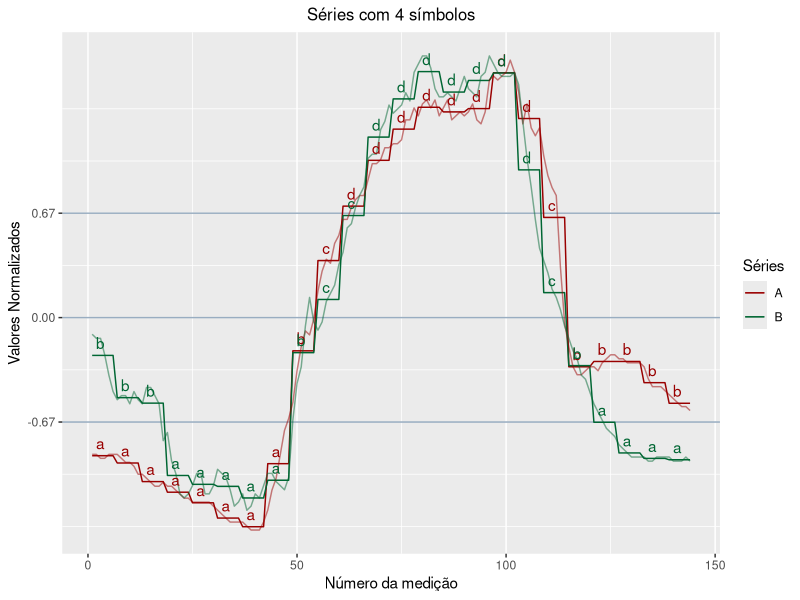
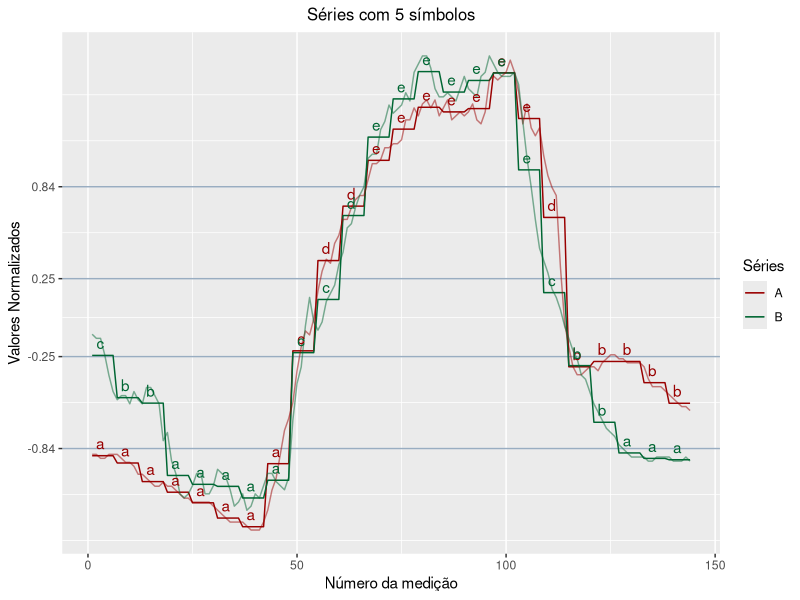
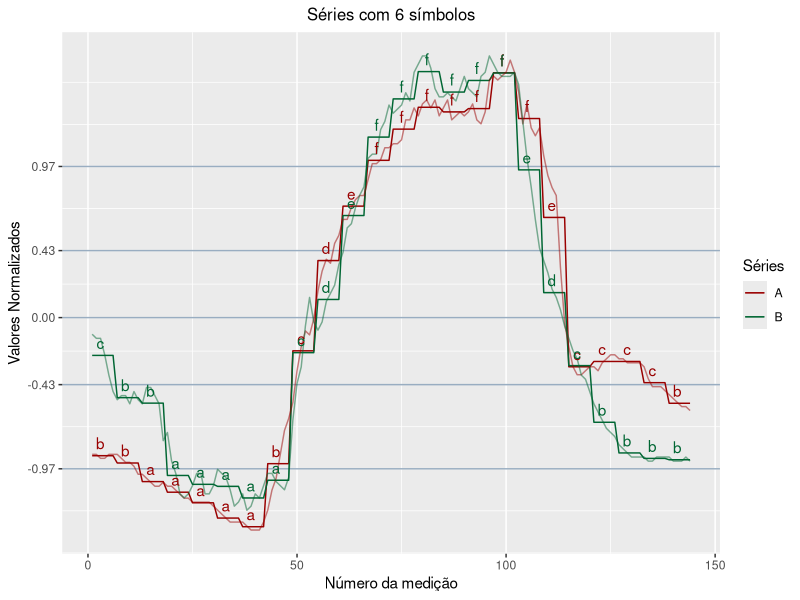
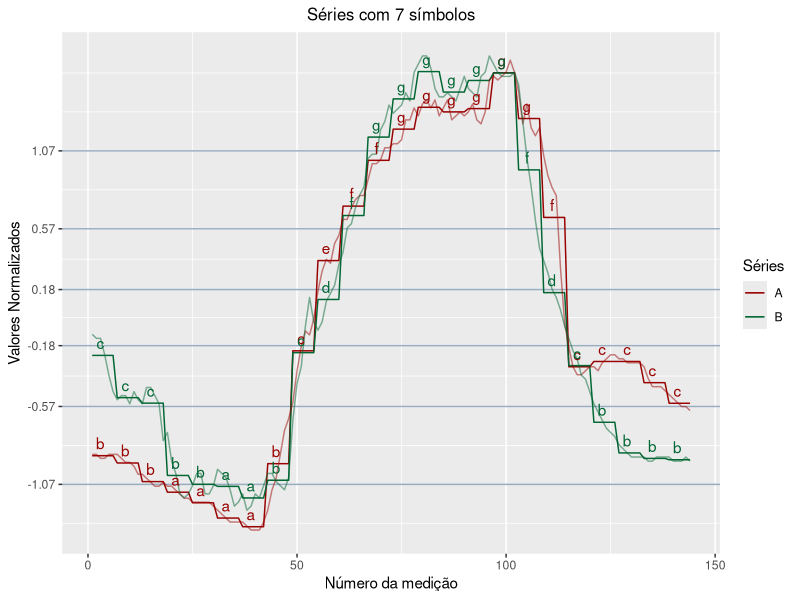

These charts were generated, in order, by the following R code:
#######################################
## INF-0611 - Trabalho 2 - Questao 1 ##
## Alunos: Felipe Wolff Ramos        ##
##         Lucas Aoki Heredia        ##
#######################################

library(ggplot2)

## Séries temporais fornecidas
A <- c(21.7, 21.7, 21.6, 21.6, 21.7, 21.7, 21.7, 21.6, 21.5, 21.5, 21.4, 21.2,
       21.2, 21.1, 21.0, 20.9, 20.9, 21.0, 20.9, 20.9, 20.8, 20.7, 20.6, 20.6,
       20.5, 20.5, 20.5, 20.5, 20.5, 20.4, 20.3, 20.2, 20.1, 20.0, 20.0, 20.0,
       20.0, 19.9, 19.8, 19.8, 19.8, 20.0, 20.3, 20.8, 21.1, 21.7, 22.3, 22.6,
       23.0, 23.8, 24.4, 24.8, 24.7, 25.1, 25.8, 26.3, 26.6, 26.5, 27.0, 27.2,
       27.6, 27.6, 27.9, 28.1, 28.2, 28.2, 28.6, 29.0, 29.0, 29.1, 29.4, 29.4,
       29.5, 29.5, 29.6, 30.1, 30.1, 30.4, 30.2, 30.5, 30.6, 30.4, 30.6, 30.2,
       30.4, 30.6, 30.1, 30.2, 30.3, 30.2, 30.3, 30.5, 30.1, 30.0, 30.3, 31.1,
       31.2, 31.1, 31.2, 31.3, 31.6, 31.3, 30.8, 30.0, 30.5, 29.9, 29.7, 29.9,
       29.2, 28.7, 28.4, 28.2, 26.4, 25.0, 24.4, 23.9, 23.7, 23.7, 23.8, 23.9,
       23.9, 23.8, 24.0, 24.1, 24.2, 24.2, 24.1, 24.1, 24.0, 24.0, 24.0, 24.0,
       23.9, 23.6, 23.4, 23.4, 23.4, 23.3, 23.2, 23.1, 23.0, 22.9, 22.9, 22.8)
B <- c(21.4, 21.3, 21.3, 20.9, 20.4, 20.0, 19.8, 19.9, 19.9, 19.7, 20.0, 19.8, 
       19.7, 20.1, 20.1, 19.9, 19.7, 18.8, 19.0, 18.3, 18.0, 17.5, 17.4, 17.5, 
       17.7, 18.0, 18.0, 17.5, 17.5, 17.7, 18.1, 18.0, 17.9, 17.6, 17.2, 17.3, 
       17.5, 17.1, 17.2, 17.5, 17.4, 17.7, 18.0, 18.0, 17.8, 17.7, 17.6, 17.9, 
       19.3, 20.2, 20.6, 21.6, 22.3, 21.7, 21.5, 21.7, 22.2, 22.4, 22.6, 23.1, 
       23.4, 24.0, 24.1, 24.5, 24.8, 25.0, 25.7, 25.8, 25.8, 26.4, 26.6, 27.0, 
       26.8, 26.9, 27.0, 27.3, 27.1, 27.8, 28.0, 28.2, 28.2, 27.9, 27.4, 27.2, 
       27.2, 27.3, 27.2, 27.1, 27.4, 27.7, 27.4, 27.3, 27.2, 27.7, 27.8, 28.2, 
       28.0, 27.8, 27.7, 27.7, 27.7, 27.8, 27.5, 26.6, 25.7, 25.0, 24.2, 23.5, 
       23.2, 22.9, 22.5, 22.3, 22.0, 21.6, 21.3, 21.0, 20.8, 20.4, 20.3, 20.0, 
       19.7, 19.5, 19.3, 19.1, 19.0, 18.9, 18.7, 18.6, 18.5, 18.4, 18.4, 18.4, 
       18.4, 18.3, 18.3, 18.4, 18.4, 18.4, 18.4, 18.3, 18.3, 18.3, 18.4, 18.3)

## Tabela pre-definida para discretização das séries normalizadas
gaussianEqProbPartitions <- function(numPart) {
  partitions <- list(c(), 
                     c(), 
                     c(-0.43, 0.43), 
                     c(-0.67, 0, 0.67), 
                     c(-0.84, -0.25, 0.25, 0.84),
                     c(-0.97, -0.43, 0, 0.43, 0.97),
                     c(-1.07, -0.57, -0.18, 0.18, 0.57, 1.07))
  return(partitions[[numPart]])
}

## Função para normalização das séries
normalize <- function(data) {
  meanData <- mean(data)
  sdData <- sd(data)
  return((data - meanData) / sdData)
}

## Função de algoritmo do Piecewise Aggregate Approximation
paa <- function(data, dimens) {
  combinationSize <- length(data) / dimens
  result <- c()
  for (i in c(0:(dimens-1))) {
    tmp <- data[(1+i*combinationSize):((1+i)*combinationSize)]
    result <- c(result,(sum(tmp)/combinationSize))
  }
  return(result)
}

sumIfInRange <- function(value, cmp, min = NULL, max = NULL, by=1) {
  if (is.null(min) && is.null(max)) return(value)
  if (!is.null(min) && !is.null(max)) {
    if (cmp >= min && cmp < max) return(value + by)
  } else if (is.null(max)) {
    if (cmp >= min) return(value + by)
  } else {
    if (cmp < max) return (value + by)
  }
  return(value)
}
sumIfInRange <- Vectorize(sumIfInRange)

## Função para discretização em símbolos
convertToEqualProbSymbols <- function(data, partitions) {
  partLimits <- gaussianEqProbPartitions(partitions)
  result <- seq(from=1, by=0, length.out=length(data))
  for (i in c(1:length(partLimits))) {
    result <- sumIfInRange(result, data, min=partLimits[i])
  }
  result <- letters[result]
  return(result)
}

## Calculo da distancia entre símbolos
symbolsDist <- function(val1 , val2, partitions) {
  partLimits <- gaussianEqProbPartitions(partitions)
  val1 <- match(val1, letters)
  val2 <- match(val2, letters)
  if (abs(val1 - val2) <= 1) {
    return(0)
  } else {
    idxMax <- max(val1,val2) - 1
    idxMin <- min(val1, val2)
    return(partLimits[idxMax] - partLimits[idxMin])
  }  
}

## Função para calculo da MINDIST entre series
minDist <- function(data1, data2, dimens, origLength, partitions) {
  combinationSize <- origLength / dimens
  result <- 0
  for (i in c(1:length(data1))) {
    result <- result + (symbolsDist(data1[i],data2[i],partitions))^2
  }
  result <- sqrt(result)*sqrt(combinationSize)
  return(result)
}

## Função para gerar as labels dos gráficos
genLabelsPerPartition <- function(data, partitions, totalSize) {
  symbols <- convertToEqualProbSymbols(data, partitions)
  reps <- totalSize / length(data)
  result <- c()
  for (i in c(1:length(symbols))) {
    tmp <- c()
    for (j in c(1:reps)) {
      if (j == reps/2) {
        tmp <- c(tmp,symbols[i])
      } else {
        tmp <- c(tmp,"")
      }
    }
    result <- c(result,tmp)
  }
  return(result)
}

## Função para gerar os gráficos de comparação das séries dado o número de 
## partições e dimensões.
plotDiscrete <- function(ANorm, BNorm, numPartitions, dimens) {
  size <- length(ANorm)
  points <- c(1:size)
  partitions <- gaussianEqProbPartitions(numPartitions)
  # aplica PAA
  APaa <- paa(ANorm, dimens)
  BPaa <- paa(BNorm, dimens)
  
  APaaPlot <- rep(APaa, times=1, each=6)
  BPaaPlot <- rep(BPaa, times=1, each=6)
  Alabels <- genLabelsPerPartition(APaa, numPartitions, size)
  Blabels <- genLabelsPerPartition(BPaa, numPartitions, size)
  
  Norm <- c(ANorm, BNorm)
  PaaPlot <- c(APaaPlot, BPaaPlot)
  labels <- c(Alabels, Blabels)
  keys <- rep(c("A","B"), times=1, each=length(A))
  points <- c(points,points)
  dFrame <- data.frame(Norm,PaaPlot,labels,points,keys)
  
  g <- ggplot(data = dFrame, aes(x=points)) + 
    labs(title=paste("Séries com", numPartitions, "símbolos"), y="Valores Normalizados", x="Número da medição", colour="Séries") +
    theme(plot.title = element_text(hjust = 0.5, size = 12)) +
    geom_hline(yintercept = partitions, alpha = 0.4, colour="#003366") +
    scale_y_continuous(breaks=partitions) + 
    scale_colour_manual(values=c("#990000", "#006633"))

  g <- g +
    geom_line(aes(y=PaaPlot, colour=keys)) +
    geom_line(aes(x=points, y=Norm, colour=keys), alpha=0.5) +
    geom_text(aes(x=points, y=PaaPlot, label=labels, colour=keys), nudge_y = 0.08, show.legend = F)
  
  return(g)
}

# tamanho final da dimensão
dimens <- 24
# séries normalizadas
ANorm <- normalize(A)
BNorm <- normalize(B)
# PAA aplicada
APaa <- paa(ANorm, dimens)
BPaa <- paa(BNorm, dimens)

# discretizar e calcular distancias
for (i in c(4:7)) {
  ASym <- convertToEqualProbSymbols(APaa,i)
  BSym <- convertToEqualProbSymbols(BPaa,i)
  
  print(minDist(ASym,BSym,dimens,length(A),i))
}

# gerar gráficos
plotDiscrete(ANorm, BNorm, 4, dimens)
plotDiscrete(ANorm, BNorm, 5, dimens)
plotDiscrete(ANorm, BNorm, 6, dimens)
plotDiscrete(ANorm, BNorm, 7, dimens)
